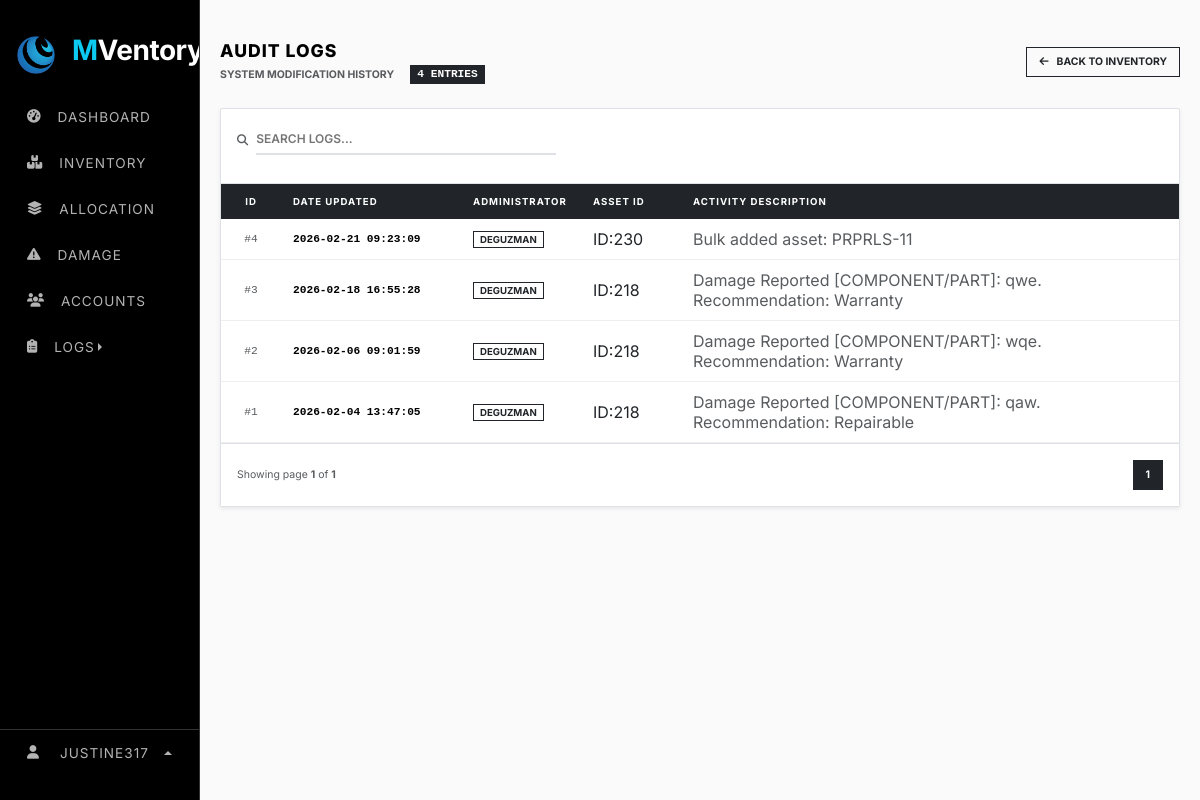
Before: /web_content/update_logs.php (signed in) with the older database file.
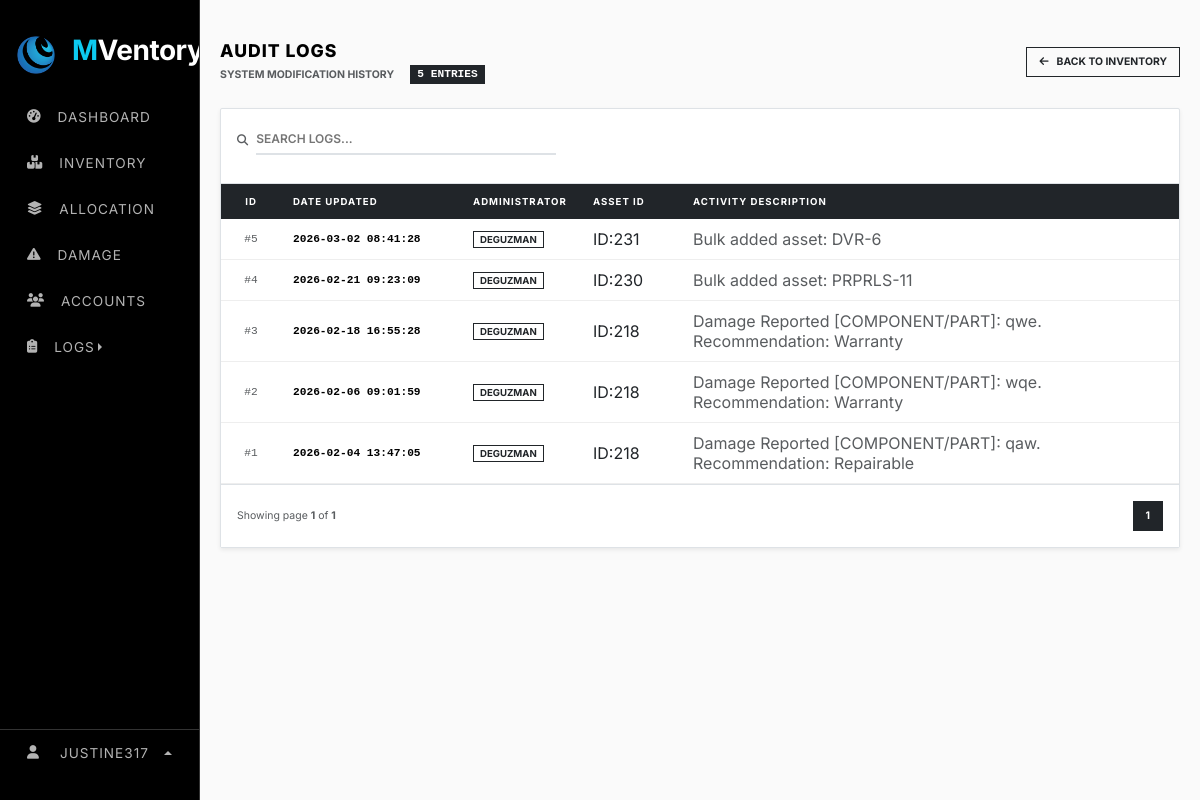
After: the same page with the newer database file.
### tables this page shows
CREATE TABLE `edit_log` (
  `id` int(11) NOT NULL AUTO_INCREMENT,
  `asset_id` int(11) NOT NULL,
  `admin_username` varchar(255) DEFAULT NULL,
  `change_details` text DEFAULT NULL,
  `date_updated` datetime DEFAULT NULL,
  PRIMARY KEY (`id`),
  KEY `asset_id` (`asset_id`),
  CONSTRAINT `edit_log_ibfk_1` FOREIGN KEY (`asset_id`) REFERENCES `assets` (`id`) ON DELETE CASCADE
);

### web_content/update_logs.php (the view, shortened to what the changed rows need)
<?php
    include "../render/connection.php";
    include "../src/cdn/cdn_links.php";
    $search = (isset($_GET['search'])) ? mysqli_real_escape_string($conn, (string)$_GET['search']) : '';
    $where_sql = "1=1";
    $limit = 15;
    $count_query = "SELECT COUNT(*) as total FROM edit_log WHERE $where_sql";
    $total_res = mysqli_query($conn, $count_query);
    $total_rows = mysqli_fetch_assoc($total_res)['total'] ?? 0;
    $total_pages = max(1, ceil($total_rows / $limit));
    $page = isset($_GET['page']) ? max(1, (int)$_GET['page']) : 1;
    $start = ($page - 1) * $limit;
    $log_query = "SELECT * FROM edit_log WHERE $where_sql ORDER BY date_updated DESC LIMIT $start, $limit";
    $result_logs = mysqli_query($conn, $log_query);
?>
<!doctype html>
<html lang="en">
    <head>
        <link rel="stylesheet" href="../src/style/main_style.css">
        <link rel="stylesheet" href="../src/style/update_logs_style.css">
    </head>
    <body>
        <div class="row g-0">
            <div class="col-lg-2"><?php include "../nav/sidebar_nav.php"; ?></div>
            <div class="col">
                <div class="log-container">
                    <div class="d-flex justify-content-between align-items-center mb-4">
                        <div>
                            <div class="d-flex align-items-center gap-3">
                                <span class="text-muted small text-uppercase fw-bold">System Modification History</span>
                                <span class="badge bg-dark rounded-0 mono-text"><?= $total_rows ?> ENTRIES</span>
                            </div>
                        </div>
                    </div>
                    <div class="compact-card shadow-sm">
                        <div class="table-responsive">
                            <table class="table table-compact mb-0">
                                <thead>
                                    <tr>
                                        <th width="60" class="text-center">ID</th>
                                        <th width="180">Date Updated</th>
                                        <th width="120">Administrator</th>
                                        <th width="100">Asset ID</th>
                                        <th>Activity Description</th>
                                    </tr>
                                </thead>
                                <tbody>
                                    <?php if(mysqli_num_rows($result_logs) > 0): ?>
                                        <?php while($row = mysqli_fetch_assoc($result_logs)): ?>
                                        <tr class="log-row">
                                            <td class="text-center text-muted mono-text">#<?= $row['id'] ?></td>
                                            <td class="mono-text fw-bold"><?= $row['date_updated'] ?></td>
                                            <td><span class="badge-admin"><?= strtoupper(htmlspecialchars($row['admin_username'])) ?></span></td>
                                            <td class="fw-800 text-dark">ID:<?= $row['asset_id'] ?></td>
                                            <td class="text-muted"><?= htmlspecialchars($row['change_details']) ?></td>
                                        </tr>
                                        <?php endwhile; ?>
                                    <?php else: ?>
                                        <tr><td colspan="5" class="text-center py-5 text-muted uppercase fw-bold">No Records Found</td></tr>
                                    <?php endif; ?>
                                </tbody>
                            </table>
                        </div>
                        <div class="p-3 bg-white border-top d-flex justify-content-between align-items-center">
                            <div class="d-flex gap-1">
                                <?php
                                    $start_loop = max(1, $page - 2);
                                    $end_loop = min($total_pages, $page + 2);
                                    for($i=$start_loop; $i<=$end_loop; $i++):
                                ?>
                                    <a href="?page=<?= $i ?>&search=<?= $search ?>" class="<?= ($page == $i) ? 'btn-mono-dark' : 'btn-mono-outline' ?>">
                                        <?= $i ?>
                                    </a>
                                <?php endfor; ?>
                            </div>
                        </div>
                    </div>
                </div>
            </div>
        </div>
    </body>
</html>

Changed rows visible on the page:
added edit_log: id "5", date_updated "2026-03-02 08:41:28", admin_username "DEGUZMAN", asset "231", change_details "Bulk added asset: DVR-6"
Other visible differences:
$total_rows: "4" → "5"
